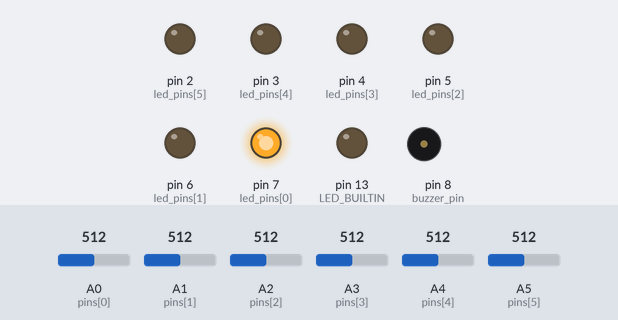
A sketch run on a simulated Arduino Uno, built with avr-gcc and run on an emulated ATmega328P. On the bench: output pins drawn as LEDs (lit = HIGH), buzzer (waves = sounding). The test bench sets the inputs (shaded band); at power-on: A0 (pins[0]) = 512, A1 (pins[1]) = 512, A2 (pins[2]) = 512, A3 (pins[3]) = 512, A4 (pins[4]) = 512, A5 (pins[5]) = 512.

Above: at 2.0 s.
2.1 s: A0 (pins[0]) set to 417
3.6 s: A0 (pins[0]) set to 393
5.1 s: A1 (pins[1]) set to 424
6.6 s: A1 (pins[1]) set to 398
8.1 s: A2 (pins[2]) set to 306
At 8.6 s:
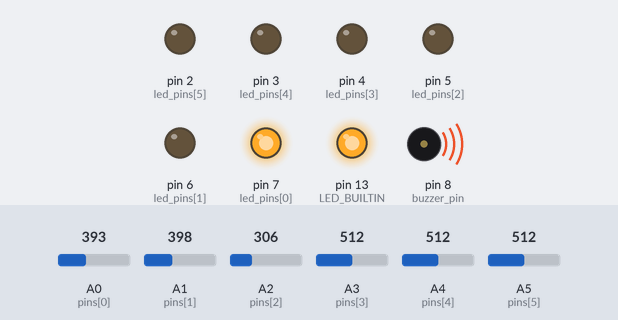
At 9.26 s:
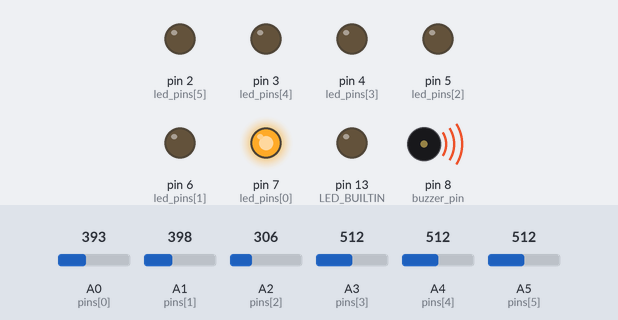
Timing chart, 0 to 11.1 s (numbered marks = the images above; inputs shaded):
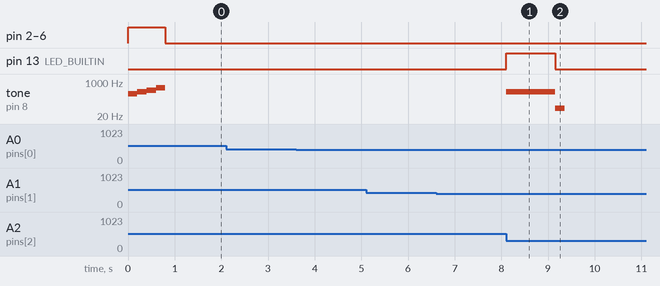

The sketch:

lesson_mode.ino
```cpp
/*
 * ARDUINO PIANO by Raphaël Velt, 13 March 2020
 */

/* In this version, LEDs light up to show you which notes to play next */

/* That's how many keys the piano has */
const int NOTE_COUNT = 6;
/* That's how many samples I'm averaging the luminosity value on */
const int AVG_LENGTH = 64;
/* The size of a big array where I'm storing instantaneous values of luminosity for each key */
const int SENSOR_VALUE_LENGTH = NOTE_COUNT * AVG_LENGTH;
/* The threshold to detect a key being activated (20% less luminosity than rolling average) */
const double DOWN_THRESHOLD = .8;
/* The threshold to detect a key being uactivated (5% more luminosity less than rolling average) */
const double UP_THRESHOLD = 1.05;

/* MUSIC SCORES */

/* MARY HAD A LITTLE LAMB *
const int MUSIC_LENGTH = 26;
int music[MUSIC_LENGTH] = {2, 1, 0, 1, 2, 2, 2, 1, 1, 1, 2, 4, 4, 2, 1, 0, 1, 2, 2, 2, 2, 1, 1, 2, 1, 0};
/* */

/* TWINKLE TWINKLE LITTLE STAR */
/* I tried using sizeof() but it would overrun the array */
const int MUSIC_LENGTH = 41;
int music[MUSIC_LENGTH] = {0, 0, 4, 4, 5, 5, 4, 3, 3, 2, 2, 1, 1, 0, 4, 4, 3, 3, 2, 2, 1, 4, 4, 3, 3, 2, 2, 1, 0, 0, 4, 4, 5, 5, 3, 3, 2, 2, 1, 1, 0};
/* */

/* Keeps track of which note is meant to be played */
int current_note = -1;

/* The frequencies for notes C, D, E, F, G and A */
int frequencies[NOTE_COUNT] = {262, 294, 330, 350, 392, 440};
/* The pins where photocells are connected. In my case, A0 for C, A1 for D, etc. */
int pins[NOTE_COUNT] = {A0, A1, A2, A3, A4, A5};
/* The pins where the LEDs corresponding to each key are connected: 7 for C, 6 for D, etc. */
int led_pins[NOTE_COUNT] = {7, 6, 5, 4, 3, 2};
/* The pin where the loudspeaker/buzzer is connected */
int buzzer_pin = 8;

/* When the song is complete, the Arduipiano plays a C major chord */
int winning[] = {262, 330, 392, 523};


/* Keeps track of which keys are in a pressed status */
bool keys_pressed[NOTE_COUNT];
/* Keeps track of the current luminosity value for each key */
int current_values[NOTE_COUNT];
/* Keeps track of luminosity values over time to produce a rolling average */
int sensor_values[SENSOR_VALUE_LENGTH];
/* Keeps track of the latest updated value in the rolling average */
int pointing_positions = 0;
/* Keeps track of whether the array is full enough to produce a rolling average */
int values_initialized = false;
/* Keeps track of when a key started playing - this ensures that a note isn't played for more than a second (because it's annoying - can probably be removed */
unsigned long last_press = 0;

/* Keeps track of what note is currently playing */
int is_playing = -1;

/* A function to start the song */
void restart() {
  /* Lighting up all LEDs */
  for (int k=0; k<NOTE_COUNT; k++) {
    digitalWrite(led_pins[k], HIGH);
  }
  /* Playing the "chord of victory" */
  for (int i = 0; i<4; i++) {
    tone(buzzer_pin, winning[i], 200);
    delay(200);
  }
  /* Resetting to the start of the song */
  current_note = -1;
  showNextNote();
}

/* A function that lights up the LED for the next note in the song */
void showNextNote() {
  /* Turns off all LEDs */
  for (int i=0; i<NOTE_COUNT;i++) {
    digitalWrite(led_pins[i], LOW);
  }
  /* Moves up one note in the array */
  current_note += 1;
  if (current_note < MUSIC_LENGTH) {
    /* Light up the LED corresponding to the note to play */
    digitalWrite(led_pins[music[current_note]], HIGH);
  } else {
    /* If the song is over, restart */
    restart();
  }
}

/* The classic Arduino "Setup" function, running once at the start */
void setup() {
  for (int i=0; i<NOTE_COUNT;i++) {
    /* Initialize the status of keys */
    keys_pressed[i] = false;
    /* Make sure that LEDs can be lit */
    pinMode(led_pins[i], OUTPUT);
  }
  /* Using the Builtin LED to keep track of where a key is pressed or not */
  pinMode(LED_BUILTIN, OUTPUT);
  digitalWrite(LED_BUILTIN, LOW);
  restart();
}

void loop() {
  /* Writing down time - to avoid playing a note too long */
  unsigned long now = millis();

  /* Writing down the luminosity values (photocell input) for each key */
  for (int i=0; i<NOTE_COUNT;i++) {
    int value = analogRead(pins[i]);
    current_values[i] = value;
    /* Adding the value to the array that calculates the rolling average */
    sensor_values[i*AVG_LENGTH + pointing_positions] = value;
  }


  /* Key detection is only done when an average of 64 values is available */
  if (values_initialized) {
    for (int i=0; i<NOTE_COUNT; i++) {
      /* We calculate the rolling average */
      unsigned long sum = 0;
      for (int j=0; j < AVG_LENGTH; j++) {
         sum += sensor_values[i*AVG_LENGTH + j];
      }
      double average_value = sum/AVG_LENGTH;
      /* We compare the rolling average with the current value */
      double ratio = current_values[i]/average_value;

      /* If there is 5% more luminosity, we assume that fingers have been taken off the key */
      if (ratio > UP_THRESHOLD) {
        /* The status of the key is updated */
        keys_pressed[i] = false;
        /* Bultin LED is turned off */
        digitalWrite(LED_BUILTIN, LOW);
      }

      /* If there is 20% less luminosity, we assume that fingers have been put on the key */
      if (ratio < DOWN_THRESHOLD) {
        /* All other keys are considered released */
        for (int k=0; k<NOTE_COUNT; k++) {
          keys_pressed[k] = false;
        }
        /* The status of the key is updated */
        keys_pressed[i] = true;
        /* Bultin LED is turned on */
        digitalWrite(LED_BUILTIN, HIGH);
        last_press = now;
      }


    }

    /* Checking which note is playing */
    int was_playing = is_playing;
    is_playing = -1;

    for (int i=0; i<NOTE_COUNT; i++) {
      if (keys_pressed[i]) {
        if (now-last_press > 1000) {
          /* Releasing key if a note has been playing too long */
          keys_pressed[i] = false;
          digitalWrite(LED_BUILTIN, LOW);
        } else {
          is_playing = i;
          /* Playing sound */
          tone(buzzer_pin, frequencies[i], 40);
        }
      }
    }

    if (was_playing != is_playing) {
      /* What happens when a key is released (or we move on directly to the next key */
      if (is_playing < 0) {
        if (was_playing == music[current_note]) {
          /* If the key was right, let's light up the next note (which could be the same) */
          showNextNote();
        } else {
          /* A "bad note" buzzer sound */
          tone(buzzer_pin, 50, 200);
        }
      }

    }

  }

  /* Housekeeping the position of the pointer for rolling average */
  pointing_positions++;
  if (pointing_positions >= AVG_LENGTH) {
    values_initialized = true;
    pointing_positions = 0;
  }
}
```

Measured:
- after the input at 2.1 s, every drawn part: stays the same
- after the input at 3.6 s, every drawn part: stays the same
- after the input at 5.1 s, every drawn part: stays the same
- after the input at 6.6 s, every drawn part: stays the same
- after the input at 8.1 s, pin 13 (LED_BUILTIN): LOW → HIGH at once, → LOW 1.1 s later; tone on pin 8 (buzzer_pin): silent → 330 Hz at once, → 50 Hz 1.1 s later, → silent 0.20 s later
